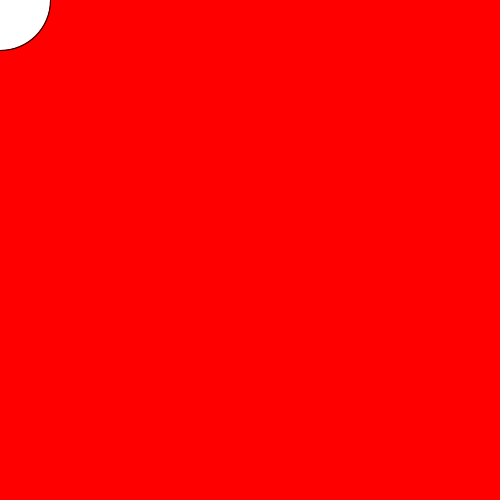
Frame 1 (no input)
Frame 60 (the mouse pressed at the canvas centre just before this capture): identical to frame 1, image omitted
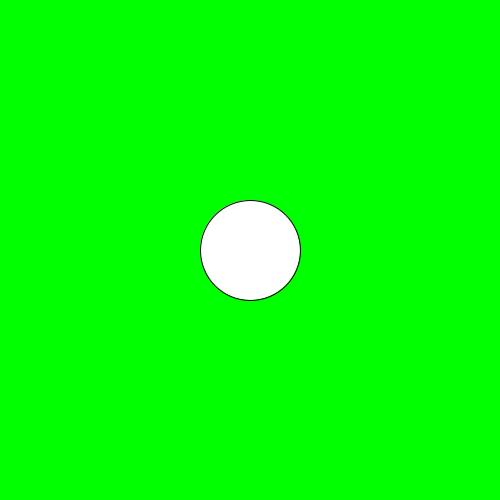
Frame 120 (the mouse held since frame 60 and released just before this capture)

The Processing sketch that drew these frames (run headless with seeded random() and noise(); from frame 60 on, the mouse is pressed at the canvas centre):

// Processing sketch: sketch_03_Inputs
// ── sketch_03_Inputs.pde
color backgroundColor = color(255, 0, 0);
boolean space = false;
boolean click = false;

void setup(){
  // Define the size of our window to 500px x 500px
  size(500,500);
}

void draw(){
  background(backgroundColor);
  // Draws the ellipse in the mouse coordinates
  ellipse(mouseX, mouseY, 100, 100);
  
  println(key);
}

void keyPressed(){
  
 if (key == ' ') {
    // Check for exact moment the key changed from released to pressed
    if(space == false) {
      // If spacebar is pressed, change color to blue
      backgroundColor = color(0, 0, 255);
    }    
    space = true;
  }

}

void keyReleased(){
  
  if (key == ' ') {
    // WHen spacebar is released, back to red
    backgroundColor = color(255, 0, 0);
    space = false;
  }
 
}

void mousePressed(){
  backgroundColor = color(0, 255, 0);
}

void mouseReleased() {
  backgroundColor = color(255, 0, 0);
}
